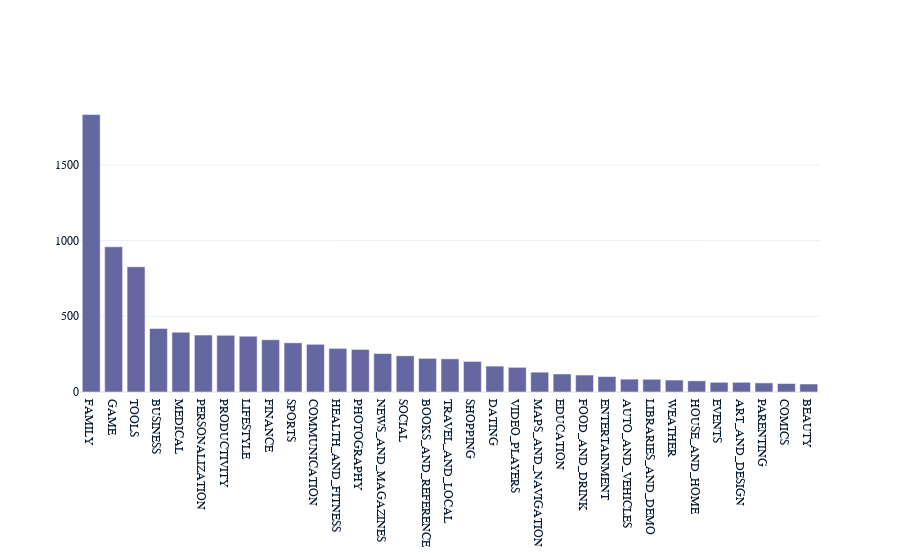

Source (notebook cell):
### Code cell
# Find the total number of each category
num_categories = apps['Category'].nunique()
print('Number of categories = ', num_categories)

num_apps_in_category = apps['Category'].value_counts()

sorted_num_apps_in_category = num_apps_in_category.sort_values(ascending = False)

data = [go.Bar(
        x = num_apps_in_category.index, 
        y = num_apps_in_category.values, 
)]

plotly.offline.iplot(data)

### Figure 1 — Plotly figure (JSON) as saved in the notebook; plotly's stock layout.template omitted (floating-point values rounded to 4 significant figures)
{"data": [{"x": ["FAMILY", "GAME", "TOOLS", "BUSINESS", "MEDICAL", "PERSONALIZATION", "PRODUCTIVITY", "LIFESTYLE", "FINANCE", "SPORTS", "COMMUNICATION", "HEALTH_AND_FITNESS", "PHOTOGRAPHY", "NEWS_AND_MAGAZINES", "SOCIAL", "BOOKS_AND_REFERENCE", "TRAVEL_AND_LOCAL", "SHOPPING", "DATING", "VIDEO_PLAYERS", "MAPS_AND_NAVIGATION", "EDUCATION", "FOOD_AND_DRINK", "ENTERTAINMENT", "AUTO_AND_VEHICLES", "LIBRARIES_AND_DEMO", "WEATHER", "HOUSE_AND_HOME", "EVENTS", "ART_AND_DESIGN", "PARENTING", "COMICS", "BEAUTY"], "y": [1832, 959, 827, 420, 395, 376, 374, 369, 345, 325, 315, 288, 281, 254, 239, 222, 219, 202, 171, 163, 131, 119, 112, 102, 85, 84, 79, 74, 64, 64, 60, 56, 53], "type": "bar"}], "layout": {}}
